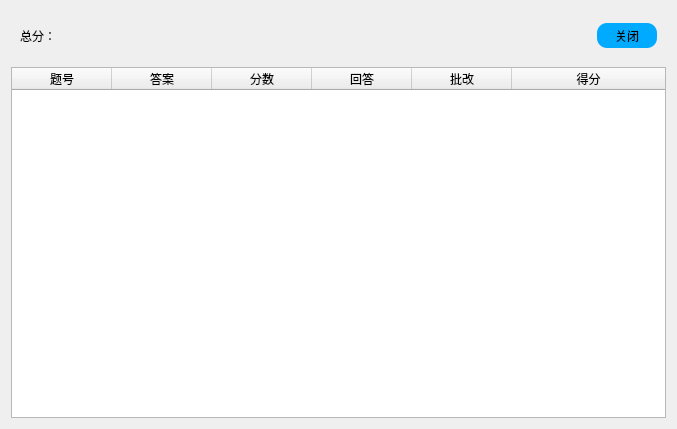
<?xml version="1.0" encoding="UTF-8"?>
<ui version="4.0">
 <class>Dialog</class>
 <widget class="QDialog" name="Dialog">
  <property name="geometry">
   <rect>
    <x>0</x>
    <y>0</y>
    <width>677</width>
    <height>429</height>
   </rect>
  </property>
  <property name="windowTitle">
   <string>Dialog</string>
  </property>
  <property name="styleSheet">
   <string notr="true">QStackedWidget{background-color: rgb(255, 255, 255);}
QPushButton{background-color: rgb(0, 170, 255);border-style:none;border-radius: 10px;}
QPushButton:hover{
color:white;
background-color: rgb(150, 150, 150);
}
QPushButton:pressed {  
    /* 改变背景色 */  
    background-color:rgb(180, 180, 180);  
    /* 改变边框风格 */  
    border-style:inset;  
    /* 使文字有一点移动 */  
    padding-left:1px;  
    padding-top:1px;  
}

QLineEdit{border: 1px solid rgb(0, 170, 255);}
QLineEdit{border-radius:5px;}
QLineEdit:focus{border: 2px solid rgb(100, 170, 255);}</string>
  </property>
  <layout class="QVBoxLayout" name="verticalLayout">
   <item>
    <widget class="QWidget" name="widget" native="true">
     <property name="minimumSize">
      <size>
       <width>0</width>
       <height>50</height>
      </size>
     </property>
     <property name="maximumSize">
      <size>
       <width>16777215</width>
       <height>50</height>
      </size>
     </property>
     <layout class="QHBoxLayout" name="horizontalLayout">
      <item>
       <widget class="QLabel" name="label_6">
        <property name="minimumSize">
         <size>
          <width>80</width>
          <height>25</height>
         </size>
        </property>
        <property name="maximumSize">
         <size>
          <width>80</width>
          <height>25</height>
         </size>
        </property>
        <property name="text">
         <string>总分：</string>
        </property>
       </widget>
      </item>
      <item>
       <widget class="QLabel" name="label_1">
        <property name="minimumSize">
         <size>
          <width>80</width>
          <height>25</height>
         </size>
        </property>
        <property name="maximumSize">
         <size>
          <width>80</width>
          <height>25</height>
         </size>
        </property>
        <property name="text">
         <string/>
        </property>
       </widget>
      </item>
      <item>
       <spacer name="horizontalSpacer">
        <property name="orientation">
         <enum>Qt::Horizontal</enum>
        </property>
        <property name="sizeHint" stdset="0">
         <size>
          <width>40</width>
          <height>20</height>
         </size>
        </property>
       </spacer>
      </item>
      <item>
       <widget class="QPushButton" name="pushButton_close">
        <property name="minimumSize">
         <size>
          <width>60</width>
          <height>25</height>
         </size>
        </property>
        <property name="maximumSize">
         <size>
          <width>60</width>
          <height>25</height>
         </size>
        </property>
        <property name="text">
         <string>关闭</string>
        </property>
       </widget>
      </item>
     </layout>
    </widget>
   </item>
   <item>
    <widget class="QTableWidget" name="tableWidget">
     <attribute name="horizontalHeaderStretchLastSection">
      <bool>true</bool>
     </attribute>
     <attribute name="verticalHeaderCascadingSectionResizes">
      <bool>false</bool>
     </attribute>
     <column>
      <property name="text">
       <string>题号</string>
      </property>
     </column>
     <column>
      <property name="text">
       <string>答案</string>
      </property>
     </column>
     <column>
      <property name="text">
       <string>分数</string>
      </property>
     </column>
     <column>
      <property name="text">
       <string>回答</string>
      </property>
     </column>
     <column>
      <property name="text">
       <string>批改</string>
      </property>
     </column>
     <column>
      <property name="text">
       <string>得分</string>
      </property>
     </column>
    </widget>
   </item>
  </layout>
 </widget>
 <resources/>
 <connections/>
</ui>
